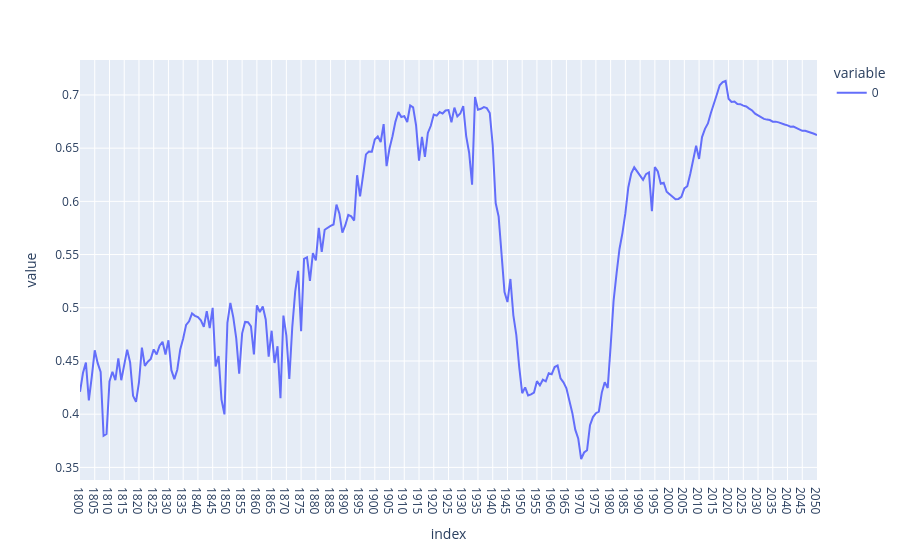

Notebook code for this chart:
### Code cell
stand_df_income.corrwith(stand_df_life.loc[:,:"2050"]).plot()

### Figure 1 — Plotly figure (JSON) as saved in the notebook; plotly's stock layout.template omitted (floating-point values rounded to 4 significant figures; data arrays with more than 128 entries replaced by an {"elided": "..."} marker saying what was removed)
{"data": [{"hovertemplate": "variable=0<br>index=%{x}<br>value=%{y}<extra></extra>", "legendgroup": "0", "line": {"color": "#636efa", "dash": "solid"}, "marker": {"symbol": "circle"}, "mode": "lines", "name": "0", "orientation": "v", "showlegend": true, "type": "scatter", "x": {"elided": "251 str values"}, "xaxis": "x", "y": {"elided": "251 float values"}, "yaxis": "y"}], "layout": {"legend": {"title": {"text": "variable"}, "tracegroupgap": 0}, "margin": {"t": 60}, "xaxis": {"anchor": "y", "domain": [0, 1], "title": {"text": "index"}}, "yaxis": {"anchor": "x", "domain": [0, 1], "title": {"text": "value"}}}}
